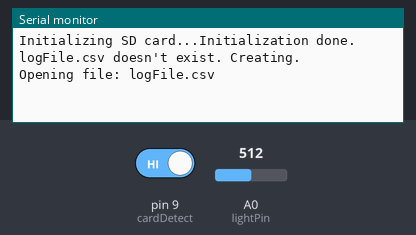
A sketch run on a simulated Arduino Uno, built with avr-gcc and run on an emulated ATmega328P. Shown: the last lines printed to the serial monitor. The test bench sets the inputs (shaded band); at power-on: pin 9 (cardDetect) HIGH, A0 (lightPin) = 512. Storage starts empty.

Above: at 1.2 s.
1.3 s: pin 9 (cardDetect) driven LOW
At 1.7 s:
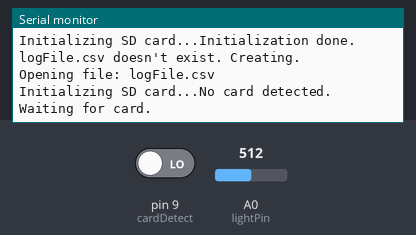
2.8 s: pin 9 (cardDetect) driven HIGH
At 3.5 s:
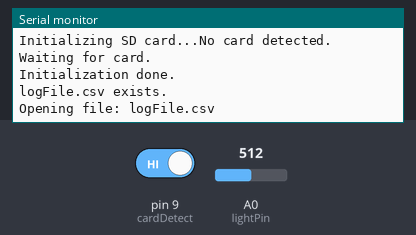

Measured:
- after the input at 1.3 s, the serial monitor: prints a new line at once (image 1)
- after the input at 2.8 s, the serial monitor: prints a new line after 0.27 s (image 2)

The sketch:

sd.ino
```cpp
#include <SPI.h>
#include <SD.h>

int lightPin = A0;

File logFile;
char fileName[] = "logFile.csv";
const uint8_t logSelect = 10;
const uint8_t cardDetect = 9;
bool alreadyBegan = false;

unsigned long timestamp = 0;
int lightLvl, logPeriod = 20; //milliseconds

void setup() {
    Serial.begin(9600);
    pinMode(lightPin, INPUT);
    pinMode(cardDetect, INPUT);
    initializeCard();

    logFile = SD.open(fileName, FILE_WRITE);
    if(logFile) {
        logFile.println("light,milliseconds");
        logFile.close();
    }
    else {
        Serial.println("Failed to open file");
    }
}


void loop() {
    if (!digitalRead(cardDetect)){
        initializeCard();
    }

    lightLvl = analogRead(lightPin);
    timestamp = millis();

    logFile = SD.open(fileName, FILE_WRITE);
    if(logFile) {
        logFile.print(lightLvl);
        logFile.print(',');
        logFile.print(timestamp);
        logFile.print('\n');
        logFile.close();
    }
    else {
        Serial.println("Failed to open file");
    }

    delay(logPeriod);
}


void initializeCard(void){
    Serial.print(F("Initializing SD card..."));

    // Is there even a card?
    if (!digitalRead(cardDetect)){
        Serial.println(F("No card detected. Waiting for card."));
        while (!digitalRead(cardDetect));
        delay(250); // 'Debounce insertion'
    }

    // Card seems to exist.  begin() returns failure
    // even if it worked if it's not the first call.
    if (!SD.begin(logSelect) && !alreadyBegan){  // begin uses half-speed...
        Serial.println(F("Initialization failed!"));
        initializeCard(); // Possible infinite retry loop is as valid as anything
    }
    else{
        alreadyBegan = true;
    }
    Serial.println(F("Initialization done."));

    Serial.print(fileName);
    if (SD.exists(fileName)){
        Serial.println(F(" exists."));
    }
    else{
        Serial.println(F(" doesn't exist. Creating."));
    }

    Serial.print("Opening file: ");
    Serial.println(fileName);
}
```
